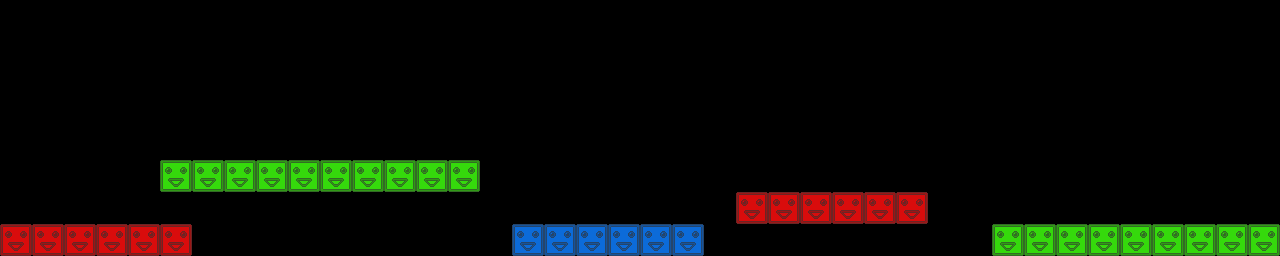

Rendered tile map (Tiled .tmx) drawn with the repository's tilesets; below, a short description and the map source with its tile grids summarised:
An orthogonal 40x8 tile map with 32x32 px tiles, 3 tile layers (green, red, blue).

<map version="1.2" tiledversion="1.2.3" orientation="orthogonal" renderorder="right-up" width="40" height="8" tilewidth="32" tileheight="32" infinite="0" nextlayerid="5" nextobjectid="3">
 <tileset firstgid="1" name="blocks" tilewidth="32" tileheight="32" tilecount="3" columns="3">
  <image source="maps/blocks.png" width="96" height="32" />
 </tileset>
 <layer id="1" name="green" width="40" height="8">
  <data>[320 cells, 19 non-empty, 1 distinct tile ids]</data>
 </layer>
 <layer id="3" name="red" width="40" height="8">
  <data>[320 cells, 12 non-empty, 1 distinct tile ids]</data>
 </layer>
 <layer id="2" name="blue" width="40" height="8">
  <data>[320 cells, 6 non-empty, 1 distinct tile ids]</data>
 </layer>
</map>
